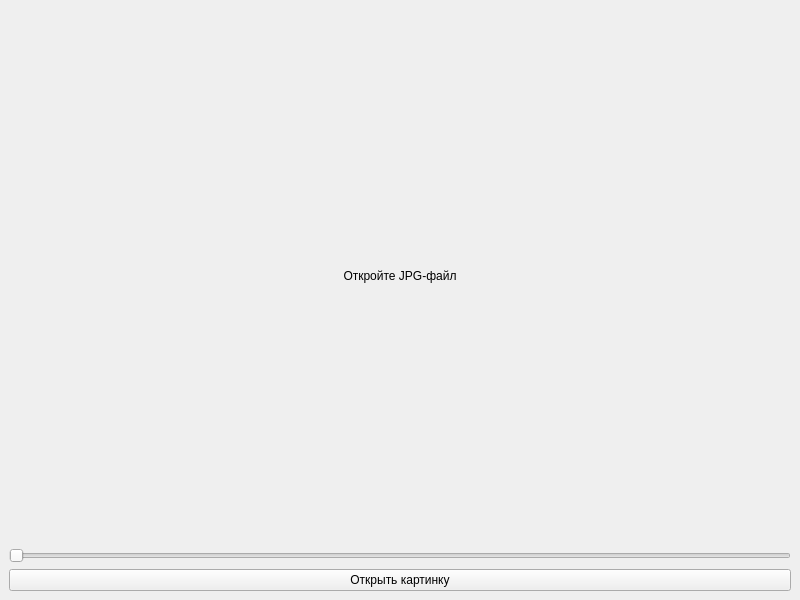
<?xml version="1.0" encoding="UTF-8"?>
<ui version="4.0">
 <class>MainWindow</class>
 <widget class="QMainWindow" name="MainWindow">
  <property name="geometry">
   <rect><x>0</x><y>0</y><width>800</width><height>600</height></rect>
  </property>
  <property name="windowTitle"><string>Blur App</string></property>
  <widget class="QWidget" name="centralwidget">
   <layout class="QVBoxLayout" name="verticalLayout">
    <item>
     <widget class="QLabel" name="imageLabel">
      <property name="minimumSize"><size><width>400</width><height>300</height></size></property>
      <property name="alignment"><set>Qt::AlignCenter</set></property>
      <property name="text"><string>Откройте JPG-файл</string></property>
     </widget>
    </item>
    <item>
     <widget class="QSlider" name="blurSlider">
      <property name="minimum"><number>0</number></property>
      <property name="maximum"><number>10</number></property>
      <property name="value"><number>0</number></property>
      <property name="orientation"><enum>Qt::Horizontal</enum></property>
     </widget>
    </item>
    <item>
     <widget class="QPushButton" name="openButton">
      <property name="text"><string>Открыть картинку</string></property>
     </widget>
    </item>
   </layout>
  </widget>
 </widget>
 <resources/>
 <connections/>
</ui>
